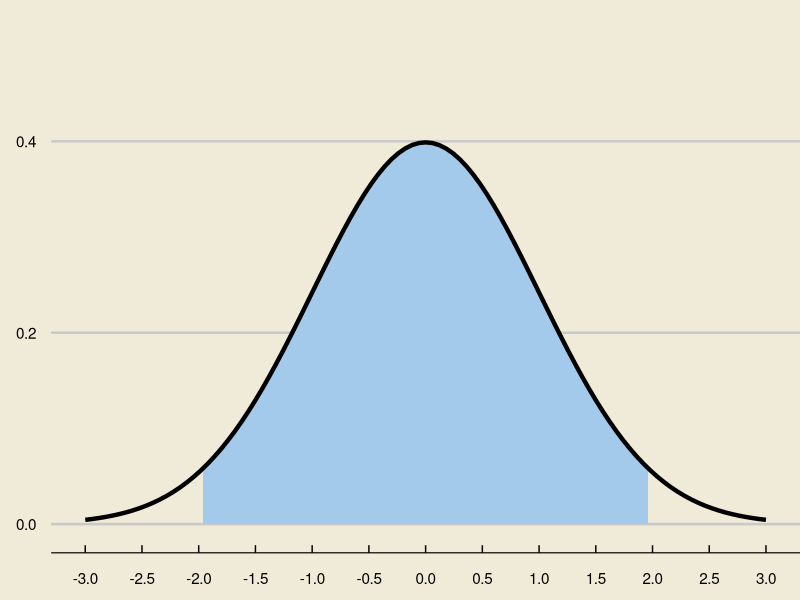
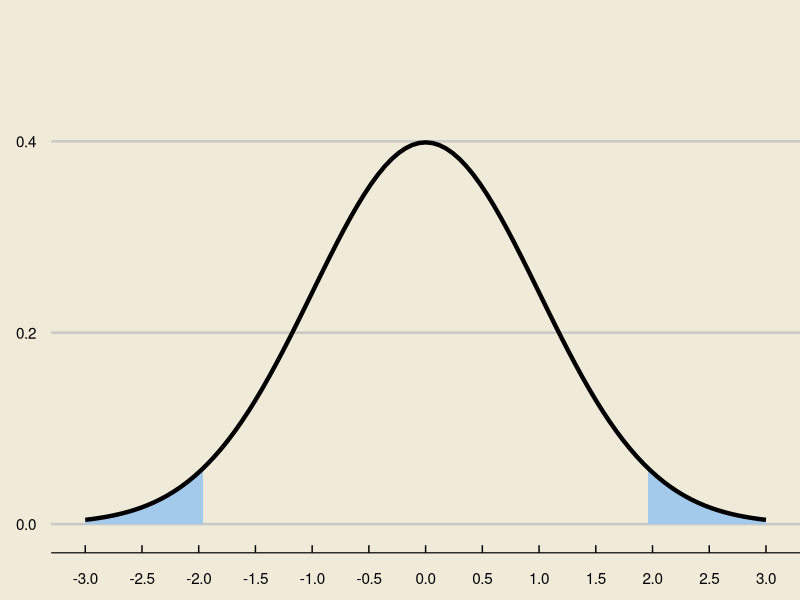
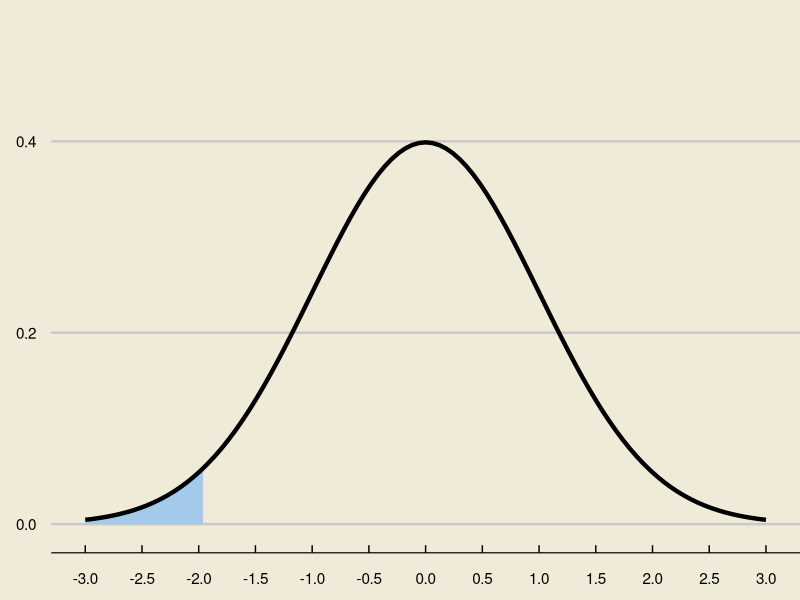

The R source for these figures, in order:
## ---- chunk 1
library(tidyverse)
library(ggthemes)
## ---- chunk 2
#| echo: False
data.frame(x = c(-3, 3)) %>%
  ggplot(aes(x)) +
  stat_function(fun = dnorm, 
                xlim = c(-1.96, 1.96),
                geom = "area",
                fill = "#a4caeb") +
  stat_function(fun = dnorm, 
                size = 1.5) +
  scale_x_continuous(breaks = round(seq(-3, 3, by = 0.5), 1)) +
  theme_economist_white() +
  theme(
    panel.background = element_rect("#f0ebd8"),
    plot.background = element_rect(fill = "#f0ebd8")
  ) +
  xlab("") +
  ylab("") +
  ylim(c(0, 0.6)) +
  theme(plot.margin = margin(-2, 0, 0, 0, "cm"))
## ---- chunk 3
#| echo: False
data.frame(x = c(-3, 3)) %>%
  ggplot(aes(x)) +
  stat_function(fun = dnorm, 
                xlim = c(-3, -1.96),
                geom = "area",
                fill = "#a4caeb") +
  stat_function(fun = dnorm, 
                xlim = c(1.96, 3),
                geom = "area",
                fill = "#a4caeb") +
  stat_function(fun = dnorm, 
                size = 1.5) +
  scale_x_continuous(breaks = round(seq(-3, 3, by = 0.5), 1)) +
  theme_economist_white() +
  theme(
    panel.background = element_rect("#f0ebd8"),
    plot.background = element_rect(fill = "#f0ebd8")
  ) +
  xlab("") +
  ylab("") +
  ylim(c(0, 0.6)) +
  theme(plot.margin = margin(-2, 0, 0, 0, "cm"))
## ---- chunk 4
#| echo: False
data.frame(x = c(-3, 3)) %>%
  ggplot(aes(x)) +
  stat_function(fun = dnorm, 
                xlim = c(-3, -1.96),
                geom = "area",
                fill = "#a4caeb") +
  stat_function(fun = dnorm, 
                size = 1.5) +
  scale_x_continuous(breaks = round(seq(-3, 3, by = 0.5), 1)) +
  theme_economist_white() +
  theme(
    panel.background = element_rect("#f0ebd8"),
    plot.background = element_rect(fill = "#f0ebd8")
  ) +
  xlab("") +
  ylab("") +
  ylim(c(0, 0.6)) +
  theme(plot.margin = margin(-2, 0, 0, 0, "cm"))
